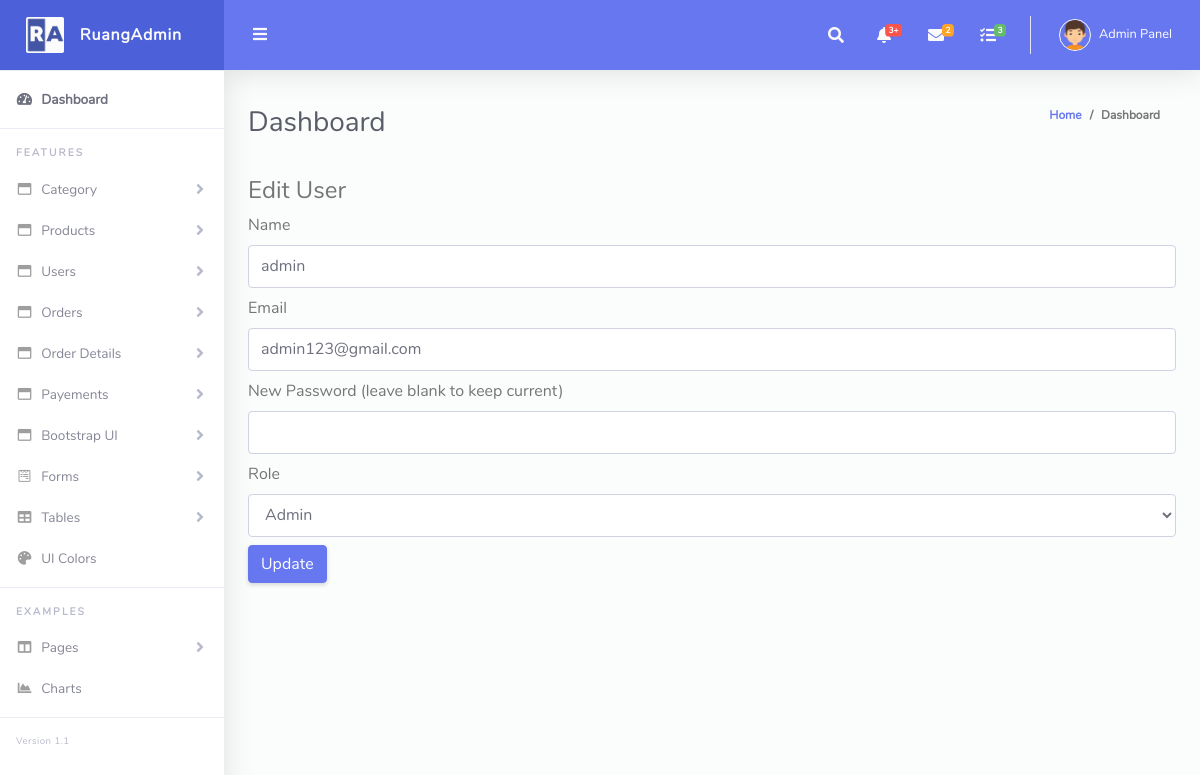
/admin/user_edit.php?id=1 (signed in), run on the app's committed database.
### tables this page shows
CREATE TABLE `users` (
  `id` int(11) NOT NULL,
  `name` varchar(100) NOT NULL,
  `email` varchar(100) NOT NULL,
  `password` varchar(255) NOT NULL,
  `role` enum('admin','customer') DEFAULT 'customer',
  `created_at` timestamp NOT NULL DEFAULT current_timestamp()
);

### admin/user_edit.php (the view, shortened to what this page needs)
<?php
include 'header.php';
include 'dbconfig.php';
$id = $_GET['id'];
$user = mysqli_fetch_assoc(mysqli_query($conn, "SELECT * FROM users WHERE id = $id"));
?>
<div class="container my-4">
    <h4>Edit User</h4>
    <form method="POST">
        <div class="mb-2">
            <label>Name</label>
            <input type="text" name="name" value="<?= $user['name'] ?>" required class="form-control">
        </div>
        <div class="mb-2">
            <label>Email</label>
            <input type="email" name="email" value="<?= $user['email'] ?>" required class="form-control">
        </div>
        <div class="mb-2">
            <label>New Password (leave blank to keep current)</label>
            <input type="password" name="password" class="form-control">
        </div>
        <div class="mb-2">
            <label>Role</label>
            <select name="role" class="form-control">
                <option value="admin" <?= $user['role'] == 'admin' ? 'selected' : '' ?>>Admin</option>
            </select>
        </div>
        <button name="update" class="btn btn-primary">Update</button>
    </form>
</div>
<?php include 'footer.php'; ?>

### data on the page
users: name "admin", email "admin123@gmail.com", role "Admin"
